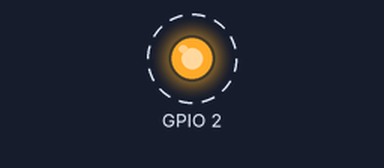
A program run on a simulated ESP32. On the bench: output pins drawn as LEDs (lit = HIGH). Dashed ring = blinking. No CAN messages arrive unless stated.

Above: at 0.06 s.
Timing chart, 0 to 3.0 s (numbered marks = the images above):
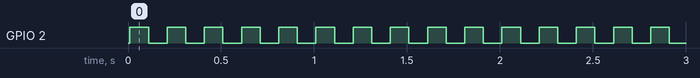

The program:

main.cpp
```cpp
// new-pwr-esp — Dedicated DCDC Power Supply Keepalive Controller
// Target: ESP32-WROOM-32UE
// Transceiver: WCMCU-230 (SN65HVD230)
// Pins: Printed TX (GPIO 1) & RX (GPIO 3)

#include "freertos/FreeRTOS.h"
#include "freertos/task.h"
#include "driver/gpio.h"
#include "esp_timer.h"

#include "config.h"
#include "can_driver.h"

[[noreturn]] static void task_keepalive(void*) {
    uint32_t tick_10ms_count = 0;
    TickType_t last_wake_time = xTaskGetTickCount();
    const TickType_t period_10ms = pdMS_TO_TICKS(10);

    // Zero-allocation, Flash/ROM-resident static extended CAN frame
    static constexpr can::Frame kDcdcKeepaliveFrame{
        0x10262B27u,
        true,
        8u,
        {0xFD, 0x78, 0x00, 0xC8, 0x00, 0xFF, 0xFF, 0xFC}
    };

    while (true) {
        vTaskDelayUntil(&last_wake_time, period_10ms);

        // ── Power Supply / DCDC Keepalive (10 Hz / 100 ms, 29-bit Extended CAN 0x10262B27) ──
        if (tick_10ms_count % 10 == 0) {
            send_can_frame(kDcdcKeepaliveFrame);

            // Toggle onboard LED pulse every transmit (100 ms) for visual liveness
            static bool s_led_state = false;
            s_led_state = !s_led_state;
            gpio_set_level(static_cast<gpio_num_t>(pwr::kStatusLedGpio), s_led_state ? 1 : 0);
        }

        tick_10ms_count++;
    }
}

extern "C" void app_main() {
    // Configure status LED output
    gpio_config_t io_conf{};
    io_conf.pin_bit_mask = (1ULL << pwr::kStatusLedGpio);
    io_conf.mode = GPIO_MODE_OUTPUT;
    io_conf.pull_down_en = GPIO_PULLDOWN_DISABLE;
    io_conf.pull_up_en = GPIO_PULLUP_DISABLE;
    gpio_config(&io_conf);
    gpio_set_level(static_cast<gpio_num_t>(pwr::kStatusLedGpio), 0);

    // Initialize TWAI CAN controller on the printed TX/RX pins
#ifdef CONFIG_CAN_SELF_TEST
    const bool self_test = true;
#else
    const bool self_test = false;
#endif

    g_can.init(pwr::kCanTxGpio, pwr::kCanRxGpio, pwr::kCanBitrateHz, self_test);

    // Run the 100 Hz / 10 ms periodic keepalive task
    xTaskCreatePinnedToCore(task_keepalive, "pwr_keepalive", 3072, nullptr, 5, nullptr, 0);
}
```

config.h
```cpp
#pragma once
// new-pwr-esp — Dedicated DCDC Power Supply Keepalive Controller
// Target: ESP32-WROOM-32UE
// Transceiver: WCMCU-230 (SN65HVD230)

#include <cstdint>
#include <array>
#include "protocol/core/frame.hpp"

namespace pwr {

// ── Default Pin Configuration ───────────────────────────────────────
// Printed TX (GPIO 1) and RX (GPIO 3) header pins on ESP32 board
#ifndef CONFIG_CAN_TX_PIN
#define CONFIG_CAN_TX_PIN 1
#endif

#ifndef CONFIG_CAN_RX_PIN
#define CONFIG_CAN_RX_PIN 3
#endif

#ifndef CONFIG_CAN_BITRATE_HZ
#define CONFIG_CAN_BITRATE_HZ 500000 // 500 kbps bus rate
#endif

constexpr int kCanTxGpio    = CONFIG_CAN_TX_PIN;
constexpr int kCanRxGpio    = CONFIG_CAN_RX_PIN;
constexpr int kCanBitrateHz = CONFIG_CAN_BITRATE_HZ;

// Visual pulse indicator (onboard LED, GPIO 2 on standard ESP32)
constexpr int kStatusLedGpio = 2;

// ── DCDC Keepalive Frame Definition ─────────────────────────────────
// ID: 0x10262B27 (29-bit extended frame)
// Rate: 10 Hz (every 100 ms)
// Payload: {0xFD, 0x78, 0x00, 0xC8, 0x00, 0xFF, 0xFF, 0xFC}
constexpr uint32_t kDcdcCanId = 0x10262B27u;
constexpr uint8_t  kDcdcDlc   = 8;
constexpr std::array<uint8_t, 8> kDcdcData = {
    0xFD, 0x78, 0x00, 0xC8, 0x00, 0xFF, 0xFF, 0xFC
};

} // namespace pwr

namespace can {
using Frame = etrike::protocol::Frame;
}
```

can_driver.cpp
```cpp
#include "can_driver.h"
#include "esp_log.h"

pwr::CanDriver g_can;

bool send_can_frame(const can::Frame& frame) {
    return g_can.send(frame);
}

namespace pwr {

CanDriver::~CanDriver() {
    if (m_initialized) {
        twai_stop();
        twai_driver_uninstall();
        m_initialized = false;
    }
}

bool CanDriver::init(int tx_gpio, int rx_gpio, int bitrate_hz, bool self_test) {
    m_self_test = self_test;

    // If using UART0 pins (GPIO 1 / GPIO 3), release them from UART0 driver
    if (tx_gpio == 1 || rx_gpio == 3 || tx_gpio == 3 || rx_gpio == 1) {
        uart_driver_delete(UART_NUM_0);
        gpio_reset_pin(static_cast<gpio_num_t>(tx_gpio));
        gpio_reset_pin(static_cast<gpio_num_t>(rx_gpio));
    }

    twai_mode_t mode = self_test ? TWAI_MODE_NO_ACK : TWAI_MODE_NORMAL;
    twai_general_config_t g_config = TWAI_GENERAL_CONFIG_DEFAULT(
        static_cast<gpio_num_t>(tx_gpio),
        static_cast<gpio_num_t>(rx_gpio),
        mode
    );
    g_config.tx_queue_len = 5;
    g_config.rx_queue_len = 5;

    twai_timing_config_t t_config;
    if (bitrate_hz == 500000) {
        t_config = TWAI_TIMING_CONFIG_500KBITS();
    } else {
        // Canonical 250 kbps
        t_config = TWAI_TIMING_CONFIG_250KBITS();
    }

    twai_filter_config_t f_config = TWAI_FILTER_CONFIG_ACCEPT_ALL();

    esp_err_t err = twai_driver_install(&g_config, &t_config, &f_config);
    if (err != ESP_OK) {
        return false;
    }

    err = twai_start();
    if (err != ESP_OK) {
        twai_driver_uninstall();
        return false;
    }

    m_initialized = true;
    return true;
}

void CanDriver::check_bus_recovery() {
    if (!m_initialized) return;

    twai_status_info_t status;
    if (twai_get_status_info(&status) == ESP_OK) {
        if (status.state == TWAI_STATE_BUS_OFF) {
            twai_initiate_recovery();
        } else if (status.state == TWAI_STATE_STOPPED) {
            twai_start();
        }
    }
}

bool CanDriver::send(const can::Frame& frame, uint32_t timeout_ms) {
    if (!m_initialized) return false;

    check_bus_recovery();

    twai_message_t msg{};
    msg.identifier = frame.id;
    msg.extd = frame.extended ? 1 : 0;
    msg.rtr = 0;
    msg.data_length_code = frame.dlc;
    msg.ss = m_self_test ? 1 : 0;

    for (size_t i = 0; i < frame.dlc && i < 8; ++i) {
        msg.data[i] = frame.data[i];
    }

    esp_err_t err = twai_transmit(&msg, pdMS_TO_TICKS(timeout_ms));
    return (err == ESP_OK);
}

} // namespace pwr
```

can_driver.h
```cpp
#pragma once

#include <cstdint>
#include <cstring>
#include "driver/gpio.h"
#include "driver/twai.h"
#include "driver/uart.h"
#include "freertos/FreeRTOS.h"
#include "freertos/task.h"
#include "config.h"

namespace pwr {

class CanDriver {
public:
    CanDriver() = default;
    ~CanDriver();

    bool init(int tx_gpio, int rx_gpio, int bitrate_hz, bool self_test = false);
    bool send(const can::Frame& frame, uint32_t timeout_ms = 10);
    void check_bus_recovery();

    bool is_initialized() const { return m_initialized; }

private:
    bool m_initialized{false};
    bool m_self_test{false};
};

} // namespace pwr

// Global driver instance and send helper
extern pwr::CanDriver g_can;
bool send_can_frame(const can::Frame& frame);
```

Measured:
- by itself, GPIO 2: alternates HIGH for 0.10 s and LOW for 0.10 s
